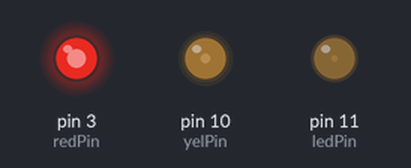
Simulated run of this sketch. Board: Arduino Uno, built with avr-gcc and run on an emulated ATmega328P. Shown: output pins drawn as LEDs (lit = HIGH).

Above: at 2.1 s.
At 6.7 s:
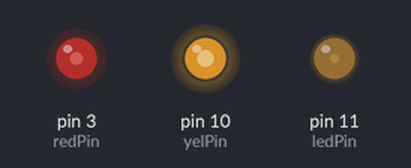
At 11.3 s:
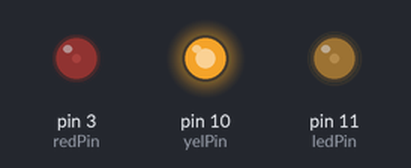
At 20.6 s:
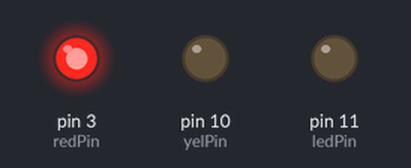
At 37.11 s:
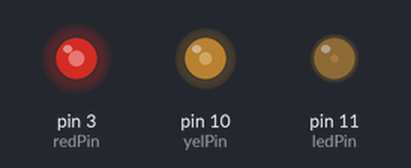
Timing chart, 0 to 40.0 s (numbered marks = the images above):
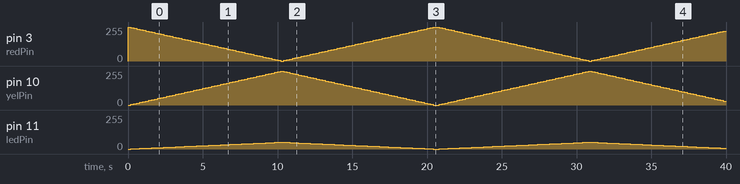

The sketch:

Single_LED.ino
```cpp
int ledPin  = 11;
int redPin = 3;
int yelPin = 10;

int anaPin = 0;
int incr = 5;
int cnt = 0;

void setup() {
  // put your setup code here, to run once:
  pinMode(ledPin,OUTPUT);
  Serial.begin(9600);
}

void loop() {
  // put your main code here, to run repeatedly:
  /*int val = analogRead(anaPin);
  int fin = map(val,0,1023,0,255)+20;
  Serial.println(val);
  Serial.println(fin);
  Serial.println("------------------");
  */
  if(cnt >=255)
  {
    cnt = 255;
     incr = -1*incr;
  }
  if(cnt < 0)
  {
      cnt =0;
      incr = -1*incr;
  }
  //if(cnt%2 == 0)
  analogWrite(ledPin,cnt/5);
  analogWrite(yelPin,cnt);
  analogWrite(redPin,255-cnt);
  delay(200);
  digitalWrite(yelPin,LOW);
  digitalWrite(redPin,LOW);
  digitalWrite(ledPin,LOW);
  //delay(10);
  cnt+=incr;
}
```

Measured:
- by itself, pin 3 (redPin): 0/255 → 255/255 at 0.00 s, → 250/255 0.20 s later, → 245/255 0.20 s later, → 240/255 0.20 s later, … (199 changes in this stretch)
